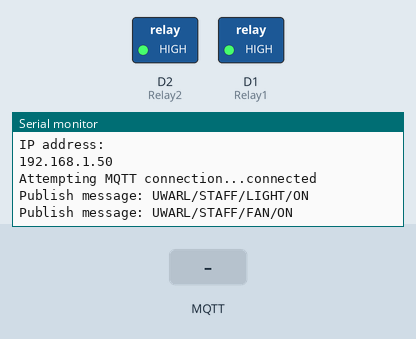
This sketch was run on a simulated ESP8266 (NodeMCU). On the bench: switched loads named in the sketch (green lamp = pin HIGH), the last lines printed to the serial monitor. Inputs (shaded band) come from the test bench. WiFi joins after 1.5 s; servers stay silent unless stated; random numbers use the default seed unless the sketch sets one; no MQTT or app messages arrive unless stated.

Above: at 2.7 s.
2.8 s: MQTT message "ON" arrives on the first subscribed topic
At 3.5 s:
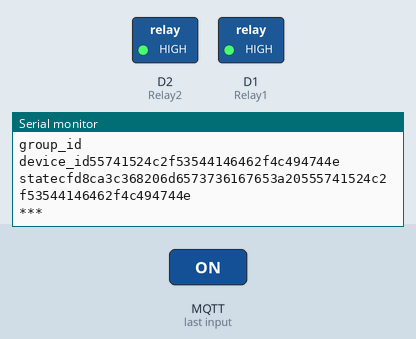
4.3 s: MQTT message "1" arrives on the first subscribed topic
At 4.6 s:
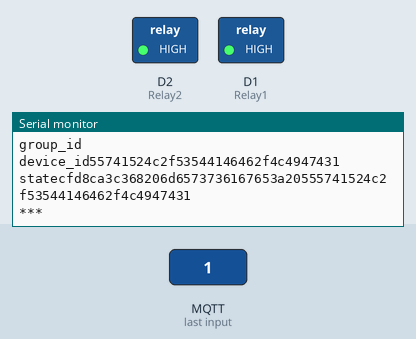
5.8 s: MQTT message "0" arrives on the first subscribed topic
At 6.9 s:
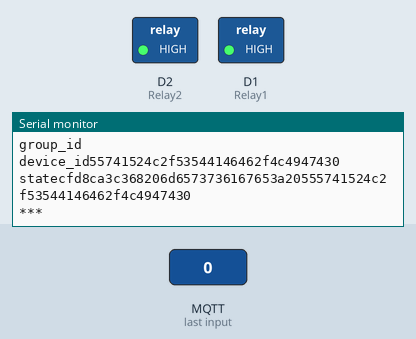

The sketch:

code_2_devices.ino
```cpp
#include<string.h>
#define Relay1 D1
#define Relay2 D2

char Relay1_state[4]="ON";
char Relay2_state[4]="ON";
char Relay3_state[4]="ON";
char Relay4_state[4]="ON";

char* ROUTER_ID="UWARL";
char* GROUP_ID="STAFF";

#define Relay1_Name "LIGHT"
#define Relay2_Name "FAN"

#include <ESP8266WiFi.h>
#include <PubSubClient.h>

// Update these with values suitable for your network.

const char* ssid = "Shashank007";
const char* password = "asskii16997$";
const char* mqtt_server = "3.17.28.238";
const char* username = "username";
const char* password_mqtt="qwerty";

WiFiClient espClient;
PubSubClient client(espClient);
long lastMsg = 0;
char msg[50];
int value = 0;

void setup() {
  pinMode(Relay1, OUTPUT);
  pinMode(Relay2, OUTPUT);
  write_command("ON",Relay1_state,Relay1);
  write_command("ON",Relay2_state,Relay2);
  Serial.begin(115200);
  setup_wifi();
  client.setServer(mqtt_server, 1883);
  client.setCallback(callback);
}

void send_data(char* router_id,char *group_id,char* device_id,char* state)
{
    char s[100];
    strcpy(s,router_id);
    strcat(s,"/");
    strcat(s,group_id);
    strcat(s,"/");
    strcat(s,device_id);
    strcat(s,"/");
    strcat(s,state);
//    printf("%s\n",s);
    snprintf (msg,50,s);
    Serial.print("Publish message: ");
    Serial.println(msg);
    client.publish("smarthome/status", msg);
}

void receive_data(char *data)
{
    char str[20]="";
    strcpy(str,data);
    char *token;
    token=strtok(str,"/");
    int i=0;
    char s1[4][1000];
    while(token!=NULL)
    {
        strcpy(s1[i++],token);
        token=strtok(NULL,"/");
    }
    int j=0;
    char router_id[20],group_id[20],device_id[20],state[20];
    strcpy(router_id,s1[0]);
    strcpy(group_id,s1[1]);
    strcpy(device_id,s1[2]);
    strcpy(state,s1[3]);
    Serial.print("router_id");
    Serial.println(router_id);
    Serial.print("group_id");
    Serial.println(group_id);
    Serial.print("device_id");
    Serial.println(device_id);
    Serial.print("state");
    Serial.println(state);
    Serial.println("***");
    if(strncmp(router_id,ROUTER_ID,strlen(ROUTER_ID))==0)
    {
      if(strncmp(group_id,GROUP_ID,strlen(GROUP_ID))==0)
      {
//        Serial.println("Same");
        if(strncmp(device_id,Relay1_Name,strlen(Relay1_Name))==0)
        {
//          Serial.println("Relay1");
          write_command(state,Relay1_state,Relay1);
          publish();
        }
        else if(strncmp(device_id,Relay2_Name,strlen(Relay2_Name))==0)
        {
//          Serial.println("Relay2");
          write_command(state,Relay2_state,Relay2);
          publish();
        }
      }
    }

}

void setup_wifi() {

  delay(10);
  // We start by connecting to a WiFi network
  Serial.println();
  Serial.print("Connecting to ");
  Serial.println(ssid);

  WiFi.begin(ssid, password);

  while (WiFi.status() != WL_CONNECTED) {
    delay(500);
    Serial.print(".");
  }

  randomSeed(micros());

  Serial.println("");
  Serial.println("WiFi connected");
  Serial.println("IP address: ");
  Serial.println(WiFi.localIP());
}

void callback(char* topic, byte* payload, unsigned int length) {
  Serial.print("Message arrived [");
  Serial.print(topic);
  Serial.print("] ");
  delay(1);
  String payl=String((char*)payload);
  String payl2=payl.substring(0,length);
//  for (int i = 0; i < length; i++) {
//    Serial.print((char)payload[i]);
//
//  }
  Serial.println(payl2);
  char payl23[30];
  strcpy(payl23,payl2.c_str());
  receive_data(payl23);
}

void reconnect() {
  // Loop until we're reconnected
  while (!client.connected()) {
    Serial.print("Attempting MQTT connection...");
    // Create a random client ID
    String clientId = "ESP8266Client-";
    clientId += String(random(0xffff), HEX);
    // Attempt to connect
    if (client.connect(clientId.c_str(),username,password_mqtt)) {
      Serial.println("connected");
      // Once connected, publish an announcement..
      // ... and resubscribe
      client.subscribe("smarthome/command");
    } else {
      Serial.print("failed, rc=");
      Serial.print(client.state());
      Serial.println(" try again in 5 seconds");
      // Wait 5 seconds before retrying
      delay(5000);
    }
  }
  publish();
}

void write_command(char* State,char* Relay_State,char Relay_Pin)
{
    Serial.println(Relay_State);
    if(strncmp(State,"ON",2)==0)
    {
      strcpy(Relay_State,"ON");
      digitalWrite(Relay_Pin,HIGH);
    }
    else
    {
      strcpy(Relay_State,"OFF");
      digitalWrite(Relay_Pin,LOW);
    }

}

void publish(){
    send_data(ROUTER_ID,GROUP_ID,Relay1_Name,Relay1_state);
    send_data(ROUTER_ID,GROUP_ID,Relay2_Name,Relay2_state);
}
void loop() {

  if (!client.connected()) {
    reconnect();
  }
  client.loop();
  long now = millis();
  if (now - lastMsg > 10000) {
    lastMsg = now;
    ++value;
    publish();
  }
}
```

Measured:
- after the input at 2.8 s, the serial monitor: prints a new line at once (image 1)
- after the input at 4.3 s, the serial monitor: prints a new line at once (image 2)
- after the input at 5.8 s, the serial monitor: prints a new line at once (image 3)
